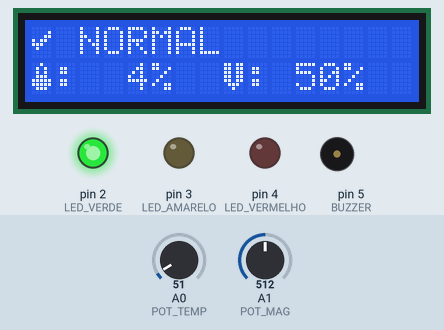
This sketch was run on a simulated Arduino Uno, built with avr-gcc and run on an emulated ATmega328P. Shown: 16×2 character LCD, output pins drawn as LEDs (lit = HIGH), buzzer (waves = sounding). The inputs (shaded band) are chosen by the test bench; at power-on: A1 (POT_MAG) = 512, A0 (POT_TEMP) = 51. The local clock reads 2024-03-15 10:24:30 at power-on unless the sketch sets it; what the sketch prints to the serial monitor is not drawn.

Above: at 4.7 s.
4.8 s: A1 (POT_MAG) set to 485
At 5.4 s:
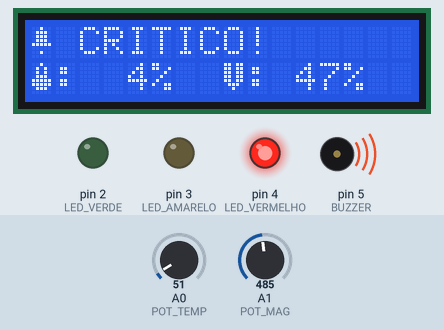
6.3 s: A0 (POT_TEMP) set to 61
At 7.4 s:
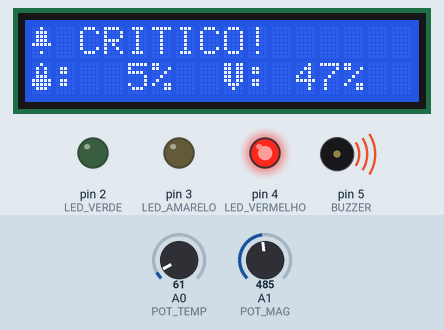
7.9 s: A0 (POT_TEMP) set to 71
At 9.2 s:
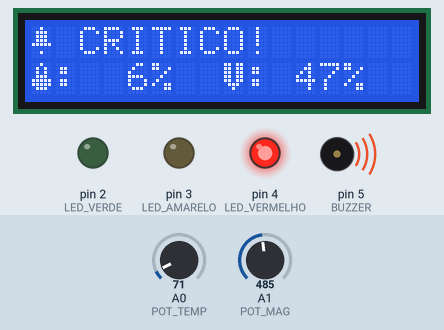
9.5 s: A1 (POT_MAG) set to 510
At 10.3 s:
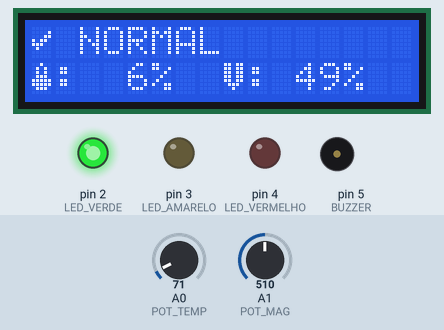
11.1 s: A0 (POT_TEMP) set to 86
12.7 s: A1 (POT_MAG) set to 490
At 13.2 s:
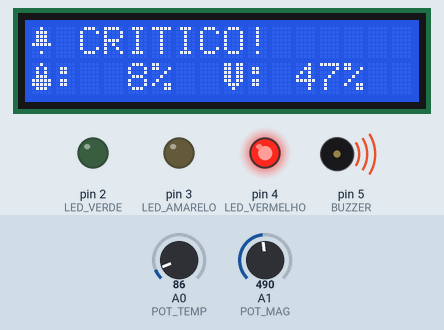
Timing chart, 0 to 15.4 s (numbered marks = the images above; inputs shaded):
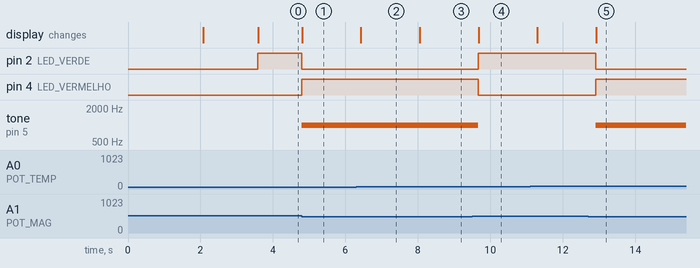

Measured:
- the behaviour switches between 501 and 500 on A1 (POT_MAG) (found by bisection; images 0 and 1)
- after the input at 4.8 s, pin 2 (LED_VERDE): HIGH → LOW at once; pin 4 (LED_VERMELHO): LOW → HIGH at once; tone on pin 5 (BUZZER): silent → 1000 Hz at once; the display: changes at once (image 1)
- after the input at 6.3 s, the display: changes after 0.13 s (image 2)
- after the input at 7.9 s, the display: changes after 0.15 s (image 3)
- after the input at 9.5 s, pin 2 (LED_VERDE): LOW → HIGH after 0.17 s; pin 4 (LED_VERMELHO): HIGH → LOW after 0.17 s; tone on pin 5 (BUZZER): 1000 Hz → silent after 0.17 s; the display: changes after 0.18 s (image 4)
- after the input at 12.7 s, pin 2 (LED_VERDE): HIGH → LOW after 0.21 s; pin 4 (LED_VERMELHO): LOW → HIGH after 0.21 s; tone on pin 5 (BUZZER): silent → 1000 Hz after 0.21 s; the display: changes after 0.22 s (image 5)

The sketch:

sketch.ino
```cpp
#include <LiquidCrystal.h>
#include <RTClib.h>

// LCD: RS=12, E=11, D4=10, D5=9, D6=8, D7=7
LiquidCrystal lcd(12, 11, 10, 9, 8, 7);
RTC_DS1307 rtc;

const int LED_VERDE    = 2;
const int LED_AMARELO  = 3;
const int LED_VERMELHO = 4;
const int BUZZER       = 5;
const int POT_TEMP     = A0;
const int POT_MAG      = A1;

// Ícones
byte icoTemp[8]  = {0b00100,0b01010,0b01010,0b01110,0b11111,0b11111,0b01110,0b00000};
byte icoMag[8]   = {0b11011,0b11011,0b11011,0b11011,0b11011,0b01110,0b00100,0b00000};
byte icoOk[8]    = {0b00000,0b00001,0b00011,0b10110,0b11100,0b01000,0b00000,0b00000};
byte icoWarn[8]  = {0b00100,0b01110,0b01110,0b01110,0b11111,0b00000,0b00100,0b00000};

unsigned long ultimoLog  = 0;
unsigned long nRegistro  = 0;
int estadoAnt = -1;

void print2d(int n) {
  if (n < 10) Serial.print("0");
  Serial.print(n);
}

void setup() {
  lcd.createChar(0, icoTemp);
  lcd.createChar(1, icoMag);
  lcd.createChar(2, icoOk);
  lcd.createChar(3, icoWarn);

  lcd.begin(16, 2);

  pinMode(LED_VERDE,    OUTPUT);
  pinMode(LED_AMARELO,  OUTPUT);
  pinMode(LED_VERMELHO, OUTPUT);
  pinMode(BUZZER,       OUTPUT);

  Serial.begin(9600);

  // RTC usa horário real do Wokwi automaticamente
  rtc.begin();

  // Tela de abertura
  lcd.setCursor(3, 0);
  lcd.print("MAGNOSPACE");
  lcd.setCursor(0, 1);
  lcd.print(" Tetrataenita  ");
  delay(2000);

  lcd.clear();
  lcd.setCursor(0, 0);
  lcd.print("DataLogger  ON");
  lcd.setCursor(0, 1);
  lcd.print("Monitorando...  ");
  delay(1500);

  lcd.clear();

  Serial.println("registro,data_hora,T\xBA=,M=,estado");
}

void loop() {
  int tRaw = analogRead(POT_TEMP);
  int mRaw = analogRead(POT_MAG);

  int tPct = map(tRaw, 0, 1023, 0, 100);
  int mPct = map(mRaw, 0, 1023, 0, 100);

  // 0=Normal 1=Alerta 2=Critico
  int estado;
  if (tRaw < 350 && mRaw > 500)                     estado = 0; // NORMAL
  else if (tRaw >= 350 && tRaw < 700 && mRaw > 500) estado = 1; // ALERTA
  else                                               estado = 2; // CRITICO

  // LEDs e buzzer
  digitalWrite(LED_VERDE,    estado == 0 ? HIGH : LOW);
  digitalWrite(LED_AMARELO,  estado == 1 ? HIGH : LOW);
  digitalWrite(LED_VERMELHO, estado == 2 ? HIGH : LOW);
  if (estado == 2) tone(BUZZER, 1000);
  else             noTone(BUZZER);

  // LCD - só limpa quando muda de estado
  if (estado != estadoAnt) {
    lcd.clear();
    estadoAnt = estado;
  }

  // Linha 0: ícone + estado
  lcd.setCursor(0, 0);
  if (estado == 0) { lcd.write(byte(2)); lcd.print(" NORMAL         "); }
  if (estado == 1) { lcd.write(byte(3)); lcd.print(" ALERTA!        "); }
  if (estado == 2) { lcd.write(byte(3)); lcd.print(" CRITICO!       "); }

  // Linha 1: temperatura e campo
  lcd.setCursor(0, 1);
  lcd.write(byte(0));
  lcd.print(":");
  if (tPct < 100) lcd.print(" ");
  if (tPct < 10)  lcd.print(" ");
  lcd.print(tPct);
  lcd.print("%  ");
  lcd.write(byte(1));
  lcd.print(":");
  if (mPct < 100) lcd.print(" ");
  if (mPct < 10)  lcd.print(" ");
  lcd.print(mPct);
  lcd.print("%");

  // DataLogger: grava no Serial a cada 2s com data/hora real
  if (millis() - ultimoLog >= 2000) {
    ultimoLog = millis();
    nRegistro++;

    DateTime now = rtc.now();
    const char* estados[] = {"NORMAL","ALERTA","CRITICO"};

    Serial.print(nRegistro);
    Serial.print(",");
    print2d(now.day());    Serial.print("/");
    print2d(now.month());  Serial.print("/");
    Serial.print(now.year()); Serial.print(" ");
    print2d(now.hour());   Serial.print(":");
    print2d(now.minute()); Serial.print(":");
    print2d(now.second());
    Serial.print(",");
    Serial.print("T\xBA="); Serial.print(tPct); Serial.print("%");
    Serial.print(",");
    Serial.print("M="); Serial.print(mPct); Serial.print("%");
    Serial.print(",");
    Serial.println(estados[estado]);
  }

  delay(400);
}
```
